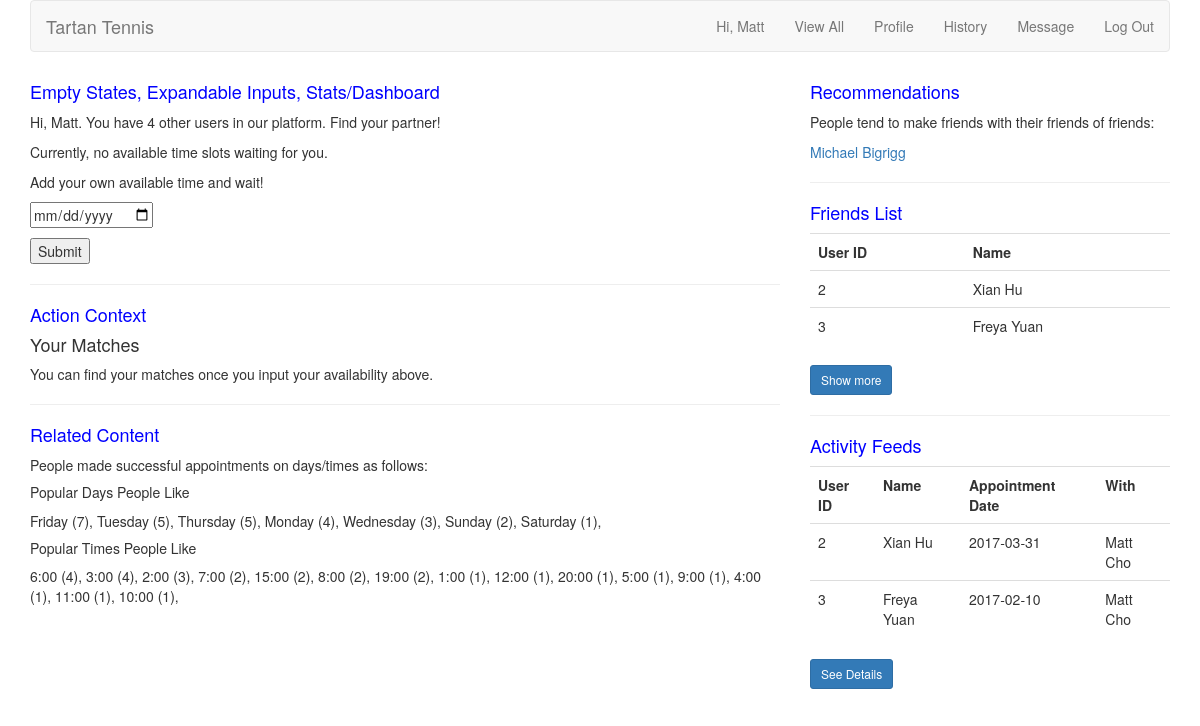
/index.php (signed in), run on the app's committed database.
### tables this page shows
CREATE TABLE `users` (
  `user_id` int(10) UNSIGNED NOT NULL PRIMARY KEY AUTO_INCREMENT,
  `first_name` varchar(20) NOT NULL,
  `last_name` varchar(20) NOT NULL,
  `username` varchar(20) NOT NULL,
  `email` varchar(50) NOT NULL,
  `pass` char(40) NOT NULL,
  `created_at` timestamp NOT NULL DEFAULT CURRENT_TIMESTAMP,
  `updated_at` timestamp NOT NULL DEFAULT CURRENT_TIMESTAMP ON UPDATE CURRENT_TIMESTAMP
);

CREATE TABLE `friends` (
  `friend_id` int(11) NOT NULL PRIMARY KEY AUTO_INCREMENT,
  `friender_id` int(11) NOT NULL,
  `friendee_id` int(11) NOT NULL,
  `friender_group` varchar(50),
  `friendee_group` varchar(50)
);

CREATE TABLE `appointments` (
  `appointment_id` int(10) UNSIGNED NOT NULL PRIMARY KEY AUTO_INCREMENT,
  `poster_id` int(10) UNSIGNED NOT NULL,
  `responder_id` int(10) UNSIGNED NOT NULL,
  `time_id` int(11) UNSIGNED NOT NULL,
  `message_id` int(11) UNSIGNED NOT NULL,
  `is_accepted` boolean DEFAULT FALSE
);

CREATE TABLE `times` (
  `time_id` int(11) NOT NULL PRIMARY KEY AUTO_INCREMENT,
  `begins_date` varchar(20) NOT NULL,
  `begins_time` varchar(20) NOT NULL,
  `ends_time` varchar(20) NOT NULL,
  `tag` tinytext NOT NULL,
  `user_id` int(11) NOT NULL,
  `created_at` timestamp NOT NULL DEFAULT CURRENT_TIMESTAMP,
  FULLTEXT (begins_date, begins_time, ends_time, tag)
);

### activity_feeds.php (the view, shortened to what this page needs)
<?php
if (isset($_COOKIE['first_name']) AND isset($_COOKIE['user_id']))
{
	echo '<h4 class="patterns">Activity Feeds</h4> ';
		$all = "SELECT * FROM friends WHERE friender_id = {$_COOKIE['user_id']} OR friendee_id = {$_COOKIE['user_id']}";
		$ra = mysqli_query($dbc, $all);
		$num_friends = mysqli_num_rows($ra);
	if ($num_friends > 0)
	{
					echo '<table class="table">
							<tr>
								<th>User ID</th>
								<th>Name</th>
								<th>Appointment Date</th>
								<th>With</th>
							</tr>';
					while ($row = mysqli_fetch_array($ra)) {
							$all1="SELECT * FROM appointments INNER JOIN times USING (time_id) WHERE poster_id = {$row['friender_id']} OR responder_id = {$row['friender_id']}";
							$ra1 = mysqli_query($dbc, $all1);
							$row1=mysqli_fetch_array($ra1);
							$num_ra1= mysqli_num_rows($ra1);
							$all2="SELECT * FROM appointments INNER JOIN times USING (time_id) WHERE poster_id = {$row['friendee_id']} OR responder_id = {$row['friendee_id']}";
							$ra2 = mysqli_query($dbc, $all2);
							$row2=mysqli_fetch_array($ra2);
							$num_ra2= mysqli_num_rows($ra2);
							$q = "SELECT first_name, last_name FROM users WHERE user_id = {$row1['poster_id']}";
							$r = mysqli_query($dbc, $q);
							$subr = mysqli_fetch_array($r);
							$q1 = "SELECT first_name, last_name FROM users WHERE user_id = {$row1['responder_id']}";
							$r1 = mysqli_query($dbc, $q1);
							$subr1 = mysqli_fetch_array($r1);
					        $q2 = "SELECT first_name, last_name FROM users WHERE user_id = {$row2['responder_id']}";
					        $r2 = @mysqli_query($dbc, $q2);
					        $subr2 = @mysqli_fetch_array($r2);
					        $q3 = "SELECT first_name, last_name FROM users WHERE user_id = {$row2['poster_id']}";
					        $r3 = @mysqli_query($dbc, $q3);
					        $subr3 = @mysqli_fetch_array($r3);
						if($row['friender_id'] == $_COOKIE['user_id'] & $num_ra2 > 0){
							if ($row2['poster_id'] == $row['friendee_id']) {
						echo
						'<tr>
							<td>' . $row2['poster_id'] . '</td>
							<td>' . $subr3['first_name'] . ' ' . $subr3['last_name'] . '</td>
							<td>' . $row2['begins_date'] . '</td>
							<td>' . $subr2['first_name'] . ' ' . $subr2['last_name'] . '</td>
						</tr>';
						}else{
							echo
						'<tr>
							<td>' . $row2['responder_id'] . '</td>
							<td>' . $subr2['first_name'] . ' ' . $subr2['last_name'] . '</td>
							<td>' . $row2['begins_date'] . '</td>
							<td>' . $subr3['first_name'] . ' ' . $subr3['last_name'] . '</td>
						</tr>';
							}
						}else if($row['friendee_id'] == $_COOKIE['user_id'] & $num_ra1 > 0){
							if($row1['poster_id'] == $row['friender_id']){
						echo
						'<tr>
							<td>' . $row1['poster_id'] . '</td>
							<td>' . $subr['first_name'] . ' ' . $subr['last_name'] . '</td>
							<td>' . $row1['begins_date'] . '</td>
							<td>' . $subr1['first_name'] . ' ' . $subr1['last_name'] . '</td>
						</tr>';
						}else{
						echo
						'<tr>
							<td>' . $row1['responder_id'] . '</td>
							<td>' . $subr1['first_name'] . ' ' . $subr1['last_name'] . '</td>
							<td>' . $row1['begins_date'] . '</td>
							<td>' . $subr['first_name'] . ' ' . $subr['last_name'] . '</td>
						</tr>';
						}}else{
							echo '<p>Your friends have no appointments now.</p>';
							echo '<p>Go to invite them!</p>';
							echo '<a class="btn btn-primary btn-sm" href="alltime.php"> See & Invite</a></h3>';
						}
						}
					echo '</table>';
					echo '<h3><a class="btn btn-primary btn-sm" href="friends_activities.php?receiver_id='. $_COOKIE['user_id'] . '">See Details</a> </h3> ';
	} else{
				echo '<h3>You have no friends now.</h3>';
				echo '<h4>Wanna see more users?</h4>';
				echo '<a class="btn btn-primary btn-sm" href="alltime.php">See & Invite</a></h3>';
				}
}
?>

### recommendations.php (shortened to what this page needs)
<?php
if ($is_loggedin) {
	echo '<h4 class="patterns">Recommendations</h4>';
	echo '<p>People tend to make friends with their friends of friends:</p>';
	$friends_list = array();
	$q = "SELECT friendee_id FROM friends WHERE friender_id=$user_id";
	$r = @mysqli_query($dbc, $q);
	while ($row = mysqli_fetch_array($r)) {
		array_push($friends_list, $row['friendee_id']);
	}
	foreach ($friends_list as $friend) {
		$friends_of_friends = array();
		$q = "SELECT friendee_id FROM friends WHERE friender_id=$friend";
		$r = @mysqli_query($dbc, $q);
		while ($row = mysqli_fetch_array($r)) {
			array_push($friends_of_friends, $row['friendee_id']);
		}
		$q = "SELECT friender_id FROM friends WHERE friendee_id=$friend";
		$r = @mysqli_query($dbc, $q);
		while ($row = mysqli_fetch_array($r)) {
			array_push($friends_of_friends, $row['friender_id']);
		}
	}
	if(($key = array_search($user_id, $friends_of_friends)) !== false) {
	    unset($friends_of_friends[$key]);
	}
	foreach ($friends_of_friends as $user) {
		$q = "SELECT * FROM users WHERE user_id=$user";
		$r = @mysqli_query($dbc, $q);
		while ($row = mysqli_fetch_array($r)) {
			echo "<a href=\"dashboard.php?profile_id=" . $row['user_id'] . "\">" . $row['first_name'] . " " . $row['last_name'] . "</a>";
		}
	}
}
?>

### personal.php (shortened to what this page needs)
<?php
if (isset($_COOKIE['first_name']) AND isset($_COOKIE['user_id'])) {
echo '<h4 class="patterns">Friends List</h4> ';
$all = "SELECT * FROM friends WHERE friender_id = {$_COOKIE['user_id']} OR friendee_id = {$_COOKIE['user_id']} LIMIT 10";
$ra = mysqli_query($dbc, $all);
$num_friends = mysqli_num_rows($ra);
if ($num_friends > 0) {
					echo '<table class="table">
							<tr>
								<th>User ID</th>
								<th>Name</th>
							</tr>';
					while ($row = mysqli_fetch_array($ra)) {
							$q = "SELECT first_name, last_name FROM users WHERE user_id = {$row['friender_id']}";
					        $q2 = "SELECT first_name, last_name FROM users WHERE user_id = {$row['friendee_id']}";
					        $r = mysqli_query($dbc, $q);
					        $r2 = mysqli_query($dbc, $q2);
					        $subr = mysqli_fetch_array($r);
					        $subr2 = mysqli_fetch_array($r2);
						if($row['friender_id'] == $_COOKIE['user_id']){
						echo
						'<tr>
							<td>' . $row['friendee_id'] . '</td>
							<td>' . $subr2['first_name'] . ' ' . $subr2['last_name'] . '</td>
						</tr>';
						}else{
						echo
						'<tr>
							<td>' . $row['friender_id'] . '</td>
							<td>' . $subr['first_name'] . ' ' . $subr['last_name'] . '</td>
						</tr>';
						}
					}
					echo '</table>';
					echo '<h3><a class="btn btn-primary btn-sm" href="friends_list.php">Show more</a> </h3> ';
				} else {
					echo '<h3>You have no friends now.</h3>';
					echo '<h4>Wanna see more users?</h4>';
					echo '<a class="btn btn-primary btn-sm" href="alltime.php">Go and see</a></h3>';
				}
}
?>

### includes/styles.css (style rules this page uses)
.patterns { color: blue; }

### data on the page
users: first_name "Michael", last_name "Bigrigg"
friends: friendee "2", users.first_name "Xian", users.last_name "Hu", appointments.poster_id "2", times.begins_date "2017-03-31", users.first_name "Matt", users.last_name "Cho"
friends: friendee "3", users.first_name "Freya", users.last_name "Yuan", appointments.responder_id "3", times.begins_date "2017-02-10", users.first_name "Matt", users.last_name "Cho"

### other printed values
$fn "Matt"
$num_users "4"
key($days) "Friday"
$element "7"
key($days) "Tuesday"
$element "5"
key($days) "Thursday"
key($days) "Monday"
$element "4"
key($days) "Wednesday"
$element "3"
key($days) "Sunday"
$element "2"
key($days) "Saturday"
$element "1"
